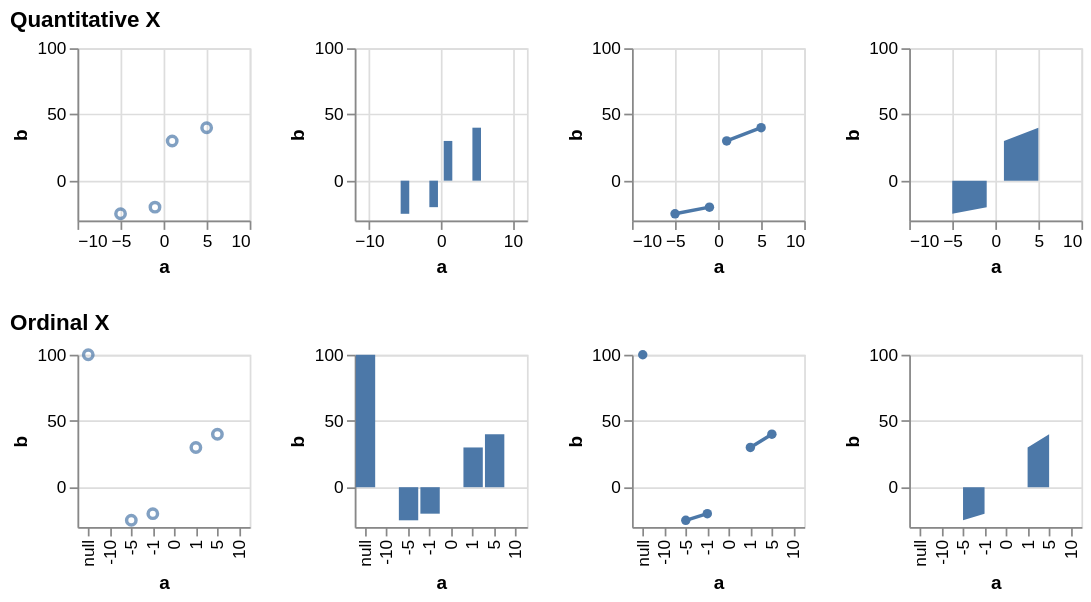

The Vega-Lite source for this figure:
### Vega-Lite specification from a JSON file in a GitHub repository (floating-point values rounded to 4 significant figures)
{"$schema": "https://vega.github.io/schema/vega-lite/v5.json", "description": "Testing invalid", "data": {"values": [{"a": null, "b": 100}, {"a": -10, "b": null}, {"a": -5, "b": -25}, {"a": -1, "b": -20}, {"a": 0, "b": null}, {"a": 1, "b": 30}, {"a": 5, "b": 40}, {"a": 10, "b": null}]}, "config": {"mark": {"invalid": "break-paths-show-domains", "tooltip": true}}, "vconcat": [{"title": "Quantitative X", "hconcat": [{"width": 100, "height": 100, "mark": "point", "encoding": {"x": {"field": "a", "type": "quantitative"}, "y": {"field": "b", "type": "quantitative"}}}, {"width": 100, "height": 100, "mark": "bar", "encoding": {"x": {"field": "a", "type": "quantitative"}, "y": {"field": "b", "type": "quantitative"}}}, {"width": 100, "height": 100, "mark": {"type": "line", "point": true}, "encoding": {"x": {"field": "a", "type": "quantitative"}, "y": {"field": "b", "type": "quantitative"}}}, {"width": 100, "height": 100, "mark": "area", "encoding": {"x": {"field": "a", "type": "quantitative"}, "y": {"field": "b", "type": "quantitative"}}}]}, {"title": "Ordinal X", "hconcat": [{"width": 100, "height": 100, "mark": "point", "encoding": {"x": {"field": "a", "type": "ordinal"}, "y": {"field": "b", "type": "quantitative"}}}, {"width": 100, "height": 100, "mark": "bar", "encoding": {"x": {"field": "a", "type": "ordinal"}, "y": {"field": "b", "type": "quantitative"}}}, {"width": 100, "height": 100, "mark": {"type": "line", "point": true}, "encoding": {"x": {"field": "a", "type": "ordinal"}, "y": {"field": "b", "type": "quantitative"}}}, {"width": 100, "height": 100, "mark": "area", "encoding": {"x": {"field": "a", "type": "ordinal"}, "y": {"field": "b", "type": "quantitative"}}}]}]}
